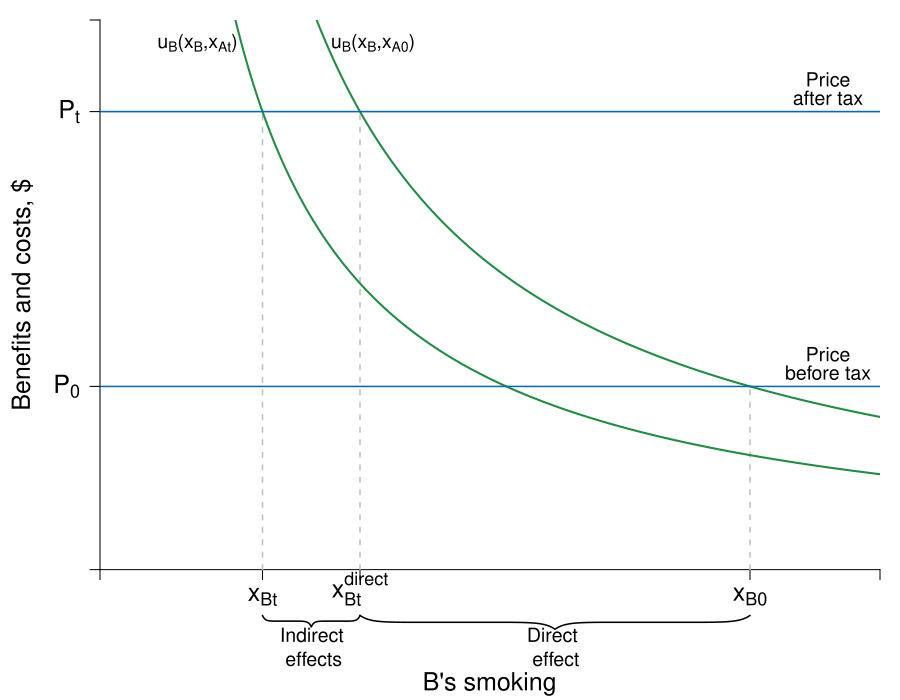

Here is the R script that generated this plot:
require(shape)
library(pBrackets)

pdf(file = "public_mechanism/smoking_MU_MC.pdf", width = 9, height = 7)

#Set parameters for graphics
axislabelsize <- 1.5
labelsize <- 1.2
graphlinewidth <- 2
segmentlinewidth <- 1.5

COL <- c("#7fc97f", "#beaed4", "#fdc086", "#ffff99", "#386cb0", "#f0027f", "#bf5b17", "#666666")
COLA <- c("#99d8c9","#66c2a4","#41ae76", "#238b45", "#005824")
COLB <- c("#4eb3d3", "#2b8cbe", "#0868ac","#084081")

par(mar =  c(4, 5, 1, 1))

MU <- function(Xi, Xj, alpha = 10, beta = 2){
  ((alpha+beta*Xj)/Xi) 
}

xlims <- c(0, 6)
ylims <- c(-1.1, 12)

npts <- 501 
x <- seq(xlims[1], xlims[2], length.out = npts)
y <- seq(ylims[1], ylims[2], length.out = npts) 

plot(0, 0, xlim = xlims, ylim = ylims, type = "n",
     xlab = expression(paste("")),
     ylab = expression(paste("")), 
     xaxt = "n", 
     yaxt = "n", 
     cex.lab = axislabelsize, 
     bty = "n",
     xaxs="i", 
     yaxs="i")

ticksy <- c(0, 4, 10, ylims[2])
ylabels <- c(NA, expression(paste(P[0])),  expression(paste(P[t])), NA)
ticksx <- c(0, 1.25, 2, 5, xlims[2])
xlabels <- c(NA, expression(paste(x[Bt])), expression(paste(x[Bt]^{direct})), expression(paste(x[B0])), NA)

axis(1, at = ticksx, pos = 0, labels = xlabels, cex.axis = axislabelsize)
axis(2, at = ticksy, pos = 0, labels = ylabels, las = 1, cex.axis = axislabelsize)

text(0.5*xlims[2], -2.5, expression(paste("B's smoking")), xpd = TRUE, cex = axislabelsize) 
text(-.6, 0.5*ylims[2], expression(paste("Benefits and costs, $")), xpd = TRUE, cex = axislabelsize, srt = 90) 

text(0.75, 11.5, expression(paste(u[B],"(",x[B],",",x[At],")")), xpd = TRUE, cex = labelsize) 
text(2.1, 11.5, expression(paste(u[B],"(",x[B],",",x[A0],")")), xpd = TRUE, cex = labelsize) 


npts <- 500 
xx1 <- seq(xlims[1], xlims[2], length.out = npts)

segments(1.25, 0, 1.25, 10, lty = 2, col = "gray" , lwd = segmentlinewidth)
segments(2, 0, 2, 10, lty = 2, col = "gray" , lwd = segmentlinewidth)
segments(5, 0, 5, 4, lty = 2, col = "gray" , lwd = segmentlinewidth)


lines(xx1, MU(xx1, Xj=5), col = COLA[4], lwd = graphlinewidth)
lines(xx1, MU(xx1, Xj=1.25), col = COLA[4], lwd = graphlinewidth)

segments(0, 4, xlims[2], 4, lty = 1, col = COLB[3] , lwd = segmentlinewidth)
segments(0, 10, xlims[2], 10, lty = 1, col = COLB[3] , lwd = segmentlinewidth)

text(5.6, 10.7, expression(paste("Price")), cex = labelsize)
text(5.6, 10.3, expression(paste("after tax")), cex = labelsize)

text(5.6, 4.7, expression(paste("Price")), cex = labelsize)
text(5.6, 4.3, expression(paste("before tax")), cex = labelsize)

brackets(2, -1, 1.25, -1, h = .25,  ticks = 0.5, curvature = 0.5, type = 1,
         col = 1, lwd = segmentlinewidth, lty = 1, xpd = TRUE)

brackets(5, -1, 2, -1, h = .3,  ticks = 0.5, curvature = 0.5, type = 1,
         col = 1, lwd = segmentlinewidth, lty = 1, xpd = TRUE)

text(1.65, -1.95, expression(paste("Indirect \n effects")), cex = labelsize, xpd = TRUE)
text(3.5, -1.95, expression(paste("Direct \n effect")), cex = labelsize, xpd = TRUE)

dev.off()
